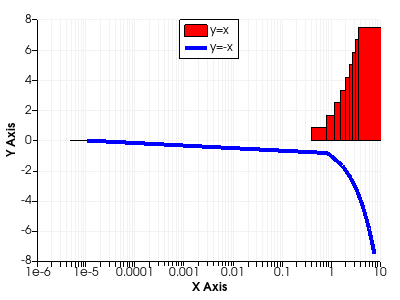

The script that drew this image:
#!/usr/bin/env python
# Demonstrate turning on log scale after initial render and updating chart parameters.

import vtkmodules.vtkInteractionStyle  # noqa: F401
import vtkmodules.vtkRenderingContextOpenGL2  # noqa: F401
import vtkmodules.vtkRenderingOpenGL2  # noqa: F401

from vtkmodules.vtkChartsCore import vtkAxis, vtkChartLegend, vtkChartXY
from vtkmodules.vtkCommonCore import vtkFloatArray
from vtkmodules.vtkCommonDataModel import vtkTable
from vtkmodules.vtkRenderingContext2D import vtkContextActor
from vtkmodules.vtkRenderingCore import (
    vtkRenderWindow,
    vtkRenderWindowInteractor,
    vtkRenderer,
)

# Create a table with some points in it.
table = vtkTable()
arr_x = vtkFloatArray()
arr_x.SetName("X Axis")
table.AddColumn(arr_x)
arr_y1 = vtkFloatArray()
arr_y1.SetName("y=x")
table.AddColumn(arr_y1)
arr_y2 = vtkFloatArray()
arr_y2.SetName("y=-x")
table.AddColumn(arr_y2)

num_points = 10
inc = 7.5 / (num_points - 1)
table.SetNumberOfRows(num_points)
for i in range(num_points):
    x = 1.0e-5 + i * inc
    table.SetValue(i, 0, x)
    table.SetValue(i, 1, x)
    table.SetValue(i, 2, -x)

# Set up a chart.
chart = vtkChartXY()
chart.SetShowLegend(True)
chart.GetLegend().SetHorizontalAlignment(vtkChartLegend.CENTER)

# Add a bar plot.
bar = chart.AddPlot(vtkChartXY.BAR)
bar.SetInputData(table, 0, 1)
bar.SetColor(255, 0, 0, 255)

# Add a line plot.
line = chart.AddPlot(vtkChartXY.LINE)
line.SetInputData(table, 0, 2)
line.SetColor(0, 0, 255, 255)
line.SetWidth(4.0)

# Turn on log scale and update chart parameters.
x_range = [0.0, 0.0]
arr_x.GetRange(x_range, 0)
chart.GetAxis(vtkAxis.BOTTOM).SetUnscaledMinimum(x_range[0])
chart.GetAxis(vtkAxis.BOTTOM).SetUnscaledMaximum(x_range[1])
chart.GetAxis(vtkAxis.BOTTOM).LogScaleOn()
chart.GetAxis(vtkAxis.BOTTOM).SetCustomTickPositions(None)
chart.GetAxis(vtkAxis.BOTTOM).Update()
chart.Update()
chart.RecalculateBounds()

# Context actor and scene wiring.
context_actor = vtkContextActor()
context_actor.GetScene().AddItem(chart)

# Renderer
renderer = vtkRenderer()
renderer.SetBackground(1.0, 1.0, 1.0)
context_actor.GetScene().SetRenderer(renderer)
renderer.AddActor(context_actor)

# Window
render_window = vtkRenderWindow()
render_window.SetSize(400, 300)
render_window.SetMultiSamples(0)
render_window.AddRenderer(renderer)
render_window.SetWindowName("chart log scale updates")

# Interactor
interactor = vtkRenderWindowInteractor()
interactor.SetRenderWindow(render_window)

interactor.Initialize()
interactor.Start()
